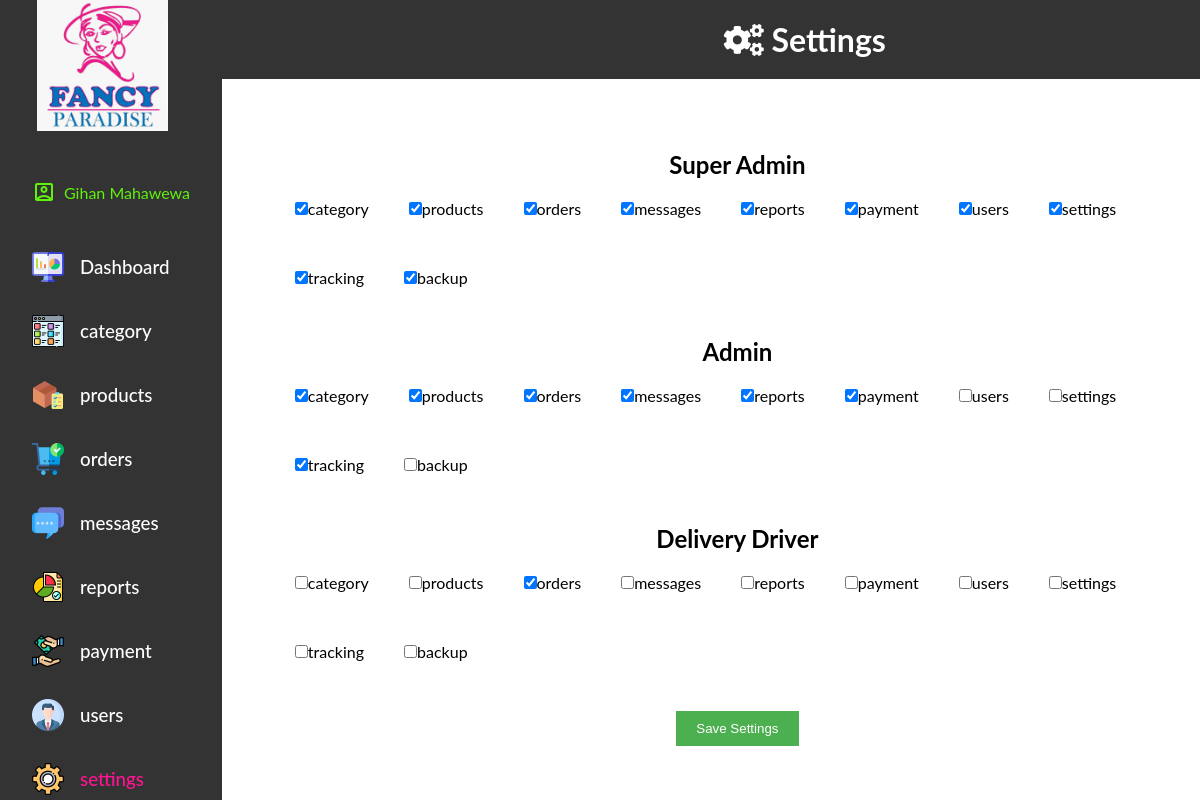
The app's page /view/settings.php (signed in) with its own data.
### tables this page shows
CREATE TABLE `tbl_module_role` (
  `module_id` int(11) NOT NULL,
  `role_id` int(11) NOT NULL,
  PRIMARY KEY (`module_id`,`role_id`)
);

CREATE TABLE `tbl_module` (
  `module_id` int(11) NOT NULL AUTO_INCREMENT,
  `name` varchar(50) NOT NULL,
  `image` text NOT NULL,
  PRIMARY KEY (`module_id`)
);

CREATE TABLE `tbl_role` (
  `role_id` int(10) NOT NULL AUTO_INCREMENT,
  `role_name` varchar(50) NOT NULL,
  `role_status` varchar(50) NOT NULL,
  PRIMARY KEY (`role_id`)
);

### view/settings.php (the view, shortened to what this page needs)
<?php
include "index.php";
?>
<main>
    <h1 class="sticky"><i class="fa fa-cogs"></i> Settings</h1>
    <form method="POST" action="../controller/settingscontroller.php" class="settingform">
        <?php
        $sql = "SELECT * FROM tbl_role";
        $res = mysqli_query($conn, $sql);
        if ($res && mysqli_num_rows($res) > 0) {
            while ($row = mysqli_fetch_assoc($res)) {
                $role_id = $row['role_id'];
                $role_name = $row['role_name'];
                echo '<h2>' . $role_name . '</h2>';
                $sql2 = "SELECT * FROM tbl_module";
                $res2 = mysqli_query($conn, $sql2);
                if ($res2 && mysqli_num_rows($res2) > 0) {
                    echo '<div class="module-list">';
                    while ($row2 = mysqli_fetch_assoc($res2)) {
                        $module_id = $row2['module_id'];
                        $module_name = $row2['name'];
                        $sql3 = "SELECT * FROM tbl_module_role WHERE role_id = $role_id AND module_id = $module_id";
                        $res3 = mysqli_query($conn, $sql3);
                        if ($res3 && mysqli_num_rows($res3) > 0) {
                            $checked = true;
                        } else {
                            $checked = false;
                        }
                        echo '<label>';
                        echo '<input type="checkbox" name="module_privileges[' . $role_id . '][]" value="' . $module_id . '" ' . ($checked ? 'checked' : '') . '>';
                        echo $module_name;
                        echo '</label>';
                    }
                    echo '</div>';
                }
            }
        }
        ?>
        <input type="submit" name="save_settings" value="Save Settings" class="savesettingsbtn">
    </form>
</main>
</div>
</body>
</html>

### view/index.php (shortened to what this page needs)
<?php
include('../model/connection.php');
$roleId = $_SESSION['role_id'];
$sql = "SELECT m.module_id, m.name, mr.role_id
          FROM tbl_module_role AS mr
          INNER JOIN tbl_module AS m ON mr.module_id = m.module_id
          WHERE mr.role_id = $roleId";
$res = mysqli_query($conn, $sql);
$modules = mysqli_fetch_all($res, MYSQLI_ASSOC);
?>
<!DOCTYPE html>
<html>
<head>
	<link rel="stylesheet" href="https://pro.fontawesome.com/releases/v5.10.0/css/all.css">
	<link rel="stylesheet" href="../view/css/index.css">
	<link rel="stylesheet" type="text/css" href="https://cdn.datatables.net/1.11.4/css/jquery.dataTables.css">
	<link rel="stylesheet" type="text/css" href="https://cdn.datatables.net/v/dt/dt-1.12.1/b-2.2.3/b-html5-2.2.3/date-1.1.2/r-2.3.0/datatables.min.css"/>
	<link rel="stylesheet" type="text/css" href="https://cdn.datatables.net/tabletools/2.2.4/css/dataTables.tableTools.css">
	<link href="https://cdnjs.cloudflare.com/ajax/libs/select2/4.0.13/css/select2.min.css" rel="stylesheet" />
</head>
<body>
	<div class="container">
		<aside>
			<div class="top">
				<div class="navigation" id="navigation">
					<a class="dashlogo" href="dashboard.php">
					<img src="assets/logo.jpg" alt="Logo" width="131" height="131">
					</a>
					<div class="user-info">
					<span class="material-icons-outlined">account_box</span>
						<?php echo $_SESSION['firstname']; ?>
						<?php echo $_SESSION['lastname']; ?>
					</div>
					<a class="btn" href="dashboard.php">
					<img src="assets/Module_images/dashboard.png" width="32" height="32">
					<h3>Dashboard</h3>
					</a>
					<?php foreach ($modules as $module) : ?>
						<?php
						$moduleSql = "SELECT image FROM tbl_module WHERE module_id = " . $module['module_id'];
						$moduleRes = mysqli_query($conn, $moduleSql);
						$moduleRow = mysqli_fetch_assoc($moduleRes);
						$module_image = $moduleRow['image'];
						?>
						<a class="btn" href="<?php echo $module['name'] . '.php'; ?>">
							<img src="<?php echo SITEURL; ?>adminpanel/view/assets/Module_images/<?php echo $module_image; ?>" alt="<?php echo $module_image; ?>" width="32" height="32">
							<h3><?php echo $module['name']; ?></h3>
						</a>
					<?php endforeach; ?>
				</div>
			</div>
		</aside>

### view/css/index.css (style rules this page uses)
* { margin: 0; padding: 0; list-style: none; text-decoration: none; box-sizing: border-box; }
body { width: 100%; font-family: "Lato", sans-serif; user-select: none; overflow-x: hidden; }
.container { display: grid; width: 100%; grid-template-columns: 12.8rem auto; }
aside .navigation { margin: 0; padding: 0; height: 100%; position: fixed; background-color: #333; overflow: auto; }
aside h3 { font-weight: 500; }
.dashlogo { margin: 2.3rem; align-items: center; position: relative; transition: all 300ms ease; }
.btn { color: white; display: flex; margin: 2rem; gap: 1rem; align-items: center; position: relative; height: 2rem; transition: all 300ms ease; flex-direction: row; }
.active { color: deeppink; }
.user-info { color: rgb(96, 241, 12); display: flex; margin: 2rem; gap: 0.5rem; align-items: center; position: relative; height: 3.3rem; }

### records on screen
tbl_module_role: module.image (picture), module.name "category"
tbl_module_role: module.image (picture), module.name "products"
tbl_module_role: module.image (picture), module.name "orders"
tbl_module_role: module.image (picture), module.name "messages"
tbl_module_role: module.image (picture), module.name "reports"
tbl_module_role: module.image (picture), module.name "payment"
tbl_module_role: module.image (picture), module.name "users"
tbl_module_role: module.image (picture), module.name "settings"
tbl_role: role_name "Super Admin"
tbl_module: name "category"
tbl_module: name "products"
tbl_module: name "orders"
tbl_module: name "messages"
tbl_module: name "reports"
tbl_module: name "payment"
tbl_module: name "users"
tbl_module: name "settings"
tbl_module: name "tracking"
tbl_module: name "backup"
tbl_role: role_name "Admin"
tbl_role: role_name "Delivery Driver"

### other values on screen
$_SESSION['firstname'] "Gihan"
$_SESSION['lastname'] "Mahawewa"
